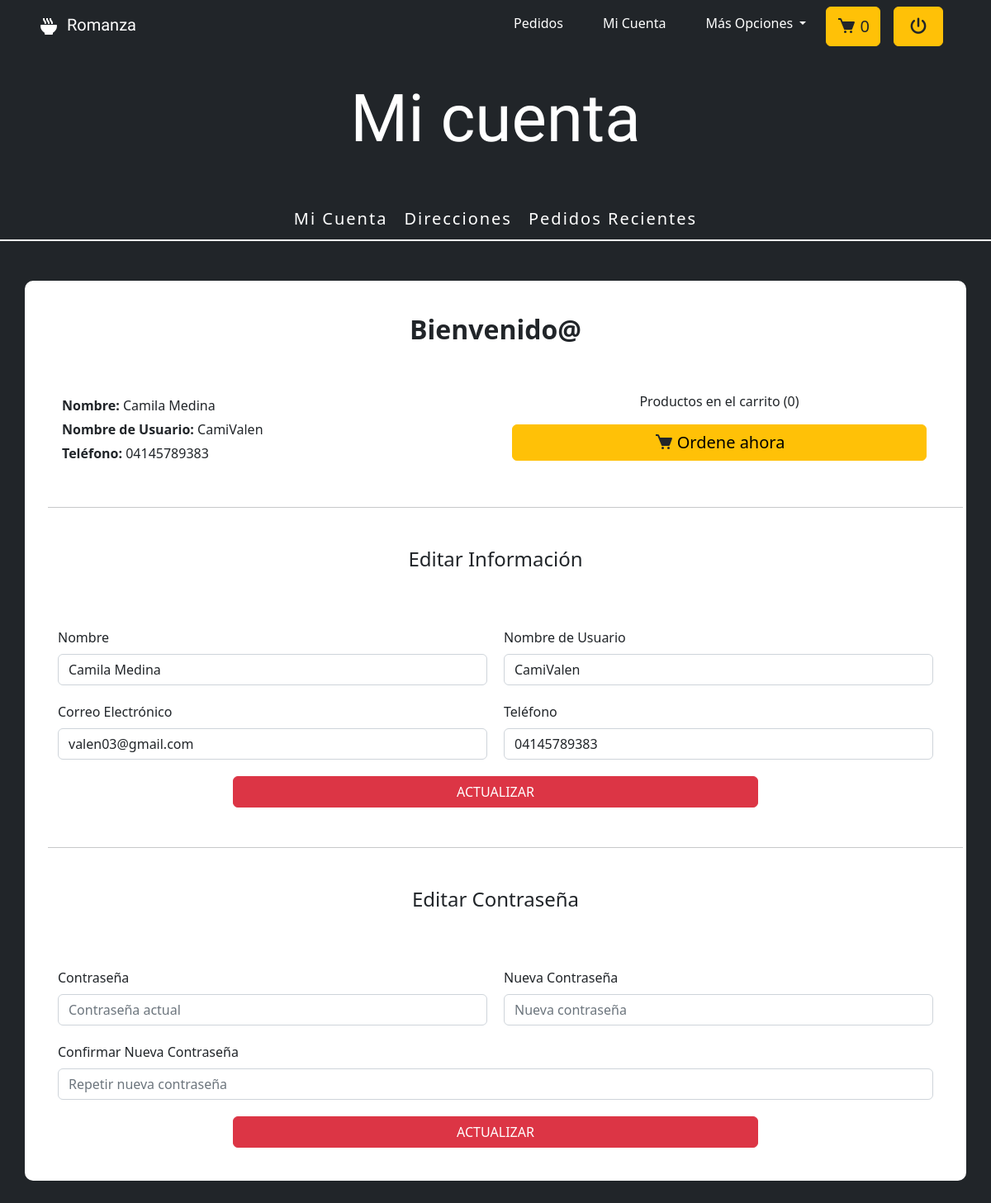
Screenshot of /index.php?romanza=mi-cuenta (signed in) with the database file from the repository.
### tables this page shows
CREATE TABLE `usuario` (
  `id_usuario` int(11) NOT NULL,
  `nombre` varchar(45) NOT NULL,
  `nombre_usuario` varchar(45) NOT NULL,
  `telefono` text NOT NULL,
  `correo` varchar(45) NOT NULL,
  `clave` varchar(45) NOT NULL,
  `id_rol` int(11) NOT NULL,
  `fecha_registro` date NOT NULL
);

### controladores/navegacion.php (called while the page is built)
<?php
    class ControladorDeNavegacion {
        static public function plantilla() {
            include ('vistas/plantilla.php');
        }
        static public function enlacesPaginasC() {
            if (isset($_GET['romanza'])) {
                $modulo = $_GET['romanza'];
            } else {
                $modulo = 'index';
            }
            $respuesta = ModeloDeNavegacion::enlacesPaginasM($modulo);
            include $respuesta;
        }
    }
?>

### index.php (called while the page is built)
<?php
    require_once ('controladores/navegacion.php');
    require_once ('modelos/navegacion.php');
    $mvc = new ControladorDeNavegacion;
    $mvc -> plantilla();
?>

### modelos/conexion.php (called while the page is built, shortened)
<?php
    class Conexion {
        public $servidor = "localhost";
        private $usuario = "root";
        private $password = "";
        private $bd = "romanza";
        private $conexion;
        public function __construct () {
            $this->conexion = new mysqli($this->servidor, $this->usuario, $this->password, $this->bd);
            mysqli_query($this->conexion, "SET NAMES 'utf8'");
        }
        public function conectar () {
            return $this->conexion;
        }
    }
?>

### controladores/Usuarios.php (called while the page is built, shortened)
<?php
class Usuarios extends Conexion {
    public function __construct() {
        $this->conexion = new Conexion();
        $this->conexion = $this->conexion->conectar();
    }
    public function datosUser($usuario) {
        $sql = mysqli_query($this->conexion, "SELECT * FROM usuario WHERE nombre_usuario = '$usuario'");
        return $sql;
    }
}

### vistas/modulos/cliente/mi-cuenta.php (the view, shortened to what this page needs)
<?php
    if (!isset($_SESSION['nombre_usuario'])) {
        ?>
            <script> window.location.href = "vistas/../index.php?romanza=login"; </script>
        <?php
    } else {
        $nombre_usuario = $_SESSION['nombre_usuario'];
        $usuario = new Usuarios();
        $datos = $usuario -> datosUser($nombre_usuario);
    }
     if (isset($_SESSION['id_rol'])) {
        if ($_SESSION['id_rol'] == 3) {
            if (!isset($total_cantidad)) {$total_cantidad = '0'; }
        }
    }
?>
<section class="py-5">
    <h1 class="text-center text-white my-5 display-1 inicio__titulo"> Mi cuenta </h1>
    <div class="mi-cuenta__menu mb-5">
        <a href="index.php?romanza=mi-cuenta" class="mi-cuenta-enlace"> Mi Cuenta </a>
        <a href="index.php?romanza=mis-direcciones" class="mi-cuenta-enlace"> Direcciones </a>
        <a href="index.php?romanza=mis-ordenes" class="mi-cuenta-enlace"> Pedidos Recientes </a>
    </div>
    <section class="container mi-cuenta">
        <h2 class="fw-bold text-center pb-5"> Bienvenido@ </h2>
        <?php
            while ($datos_usuario = mysqli_fetch_array($datos)) {
        ?>
        <article class="row">
            <div class="col-sm-12 col-md-6">
                <p class="mi-cuenta__datos"><span class="fw-bold">Nombre:</span> <?= $datos_usuario['nombre'] ?></p>
                <p class="mi-cuenta__datos"><span class="fw-bold">Nombre de Usuario:</span> <?= $datos_usuario['nombre_usuario'] ?></p>
                <p class="mi-cuenta__datos"><span class="fw-bold">Teléfono:</span> <?= $datos_usuario['telefono'] ?></p>
            </div>
            <div class="col-sm-12 col-md-6">
                <p class="text-center">Productos en el carrito (<?= $total_cantidad ?>)</p>
                <a href="index.php?romanza=pedidos" class="btn btn-warning mx-2 mi-cuenta__cta"> <img src="vistas/../publico/activos/iconos/carrito-oscuro.svg" alt="Mi Carrito" class="header__carrito"> <span class="header__carrito-cuenta">Ordene ahora</span> </a>
            </div>
            <hr class="my-5">
            <form action="#" method="POST" class="formulario" id="editar-info">
                <h4 class="text-center mb-5 mi-cuenta__editar-titulo">Editar Información</h4>
                <div class="formulario__grupo" id="grupo__nombre">
                    <label for="nombre" class="form-label login__label"> Nombre </label>
                    <div class="formulario__grupo-input">
                        <input type="text" class="form-control formulario__input" placeholder="Vanessa Barboza" name="nombre" id="nombre" value="<?= $datos_usuario['nombre'] ?>">
                    </div>
                </div>
                <div class="formulario__grupo" id="grupo__nombre_usuario">
                    <label for="nombre_usuario" class="form-label login__label"> Nombre de Usuario </label>
                    <div class="formulario__grupo-input">
                        <input type="text" class="form-control" placeholder="Vanemaru29" name="nombre_usuario" id="nombre_usuario" value="<?= $datos_usuario['nombre_usuario'] ?>">
                    </div>
                </div>
                <div class="formulario__grupo" id="grupo__correo">
                    <label for="correo" class="form-label login__label"> Correo Electrónico </label>
                    <div class="formulario__grupo-input">
                        <input type="email" class="form-control" placeholder="vanemaru29@gmail.com" name="correo" id="correo" value="<?= $datos_usuario['correo'] ?>">
                    </div>
                </div>
                <div class="formulario__grupo" id="grupo__telefono">
                    <label for="telefono" class="form-label login__label"> Teléfono </label>
                    <div class="formulario__grupo-input">
                        <input type="text" class="form-control" placeholder="04121384558" name="telefono" id="telefono" value="<?= $datos_usuario['telefono'] ?>">
                    </div>
                </div>
                <div class="d-grid m-auto formulario__grupo formulario__btn-centro editarInfo__actualizar">
                    <button type="submit" name="actualizar-info" class="formulario__btn btn btn-danger"> ACTUALIZAR </button>
                </div>
            </form>
            <hr class="my-5">
            <form action="#" method="POST" class="formulario" id="editar-clave">
                <h4 class="text-center mb-5 mi-cuenta__editar-titulo">Editar Contraseña</h4>
                <div class="formulario__grupo" id="grupo__clave">
                    <label for="clave" class="form-label login__label"> Contraseña </label>
                    <div class="formulario__grupo-input">
                        <input type="password" class="form-control" placeholder="Contraseña actual" name="clave" id="clave">
                    </div>
                </div>
                <div class="formulario__grupo" id="grupo__clave2">
                    <label for="clave2" class="form-label login__label"> Nueva Contraseña </label>
                    <div class="formulario__grupo-input">
                        <input type="password" class="form-control" placeholder="Nueva contraseña" name="clave2" id="clave2">
                    </div>
                </div>
                <div class="formulario__grupo editarInfo__tlfn" id="grupo__clave3">
                    <label for="clave3" class="form-label login__label"> Confirmar Nueva Contraseña </label>
                    <div class="formulario__grupo-input">
                        <input type="password" class="form-control" placeholder="Repetir nueva contraseña" name="clave3" id="clave3">
                    </div>
                </div>
                <div class="d-grid m-auto formulario__grupo formulario__btn-centro editarInfo__actualizar">
                    <button type="submit" name="actualizar-clave" class="formulario__btn btn btn-danger"> ACTUALIZAR </button>
                </div>
            </form>
        </article>
        <?php
            }
        ?>
    </section>
</section>

### publico/css/estilos.css (style rules this page uses)
:root { --fuente-titulos: 'Satisfy', cursive; --negro: rgb(0, 0, 0); --blanco: rgb(255, 255, 255); --gris-oscuro: rgb(33, 37, 41); --gris-medio: rgb(135, 138, 140); --gris-claro: rgb(214, 214, 215); --rojo-cta: rgb(220, 53, 69); --amarillo-cta: rgb(255, 193, 7); --verde-correcto: rgb(8, 75, 13); --sombra: rgba(135, 138, 140, .1); --sombra-clara: rgba(255, 255, 255, .2); --sombra-oscura: rgba(0, 0, 0, .2); --sombra-roja: rgba(220, 53, 69, .5); --sombra-verde: rgb(30, 209, 45, .5); --fondo-degradado: linear-gradient(#212529 2%, #720026 20%, #ce4257 60%, #720026 100%); --verde-correcto: #1ed12d; --rojo-incorrecto: #bb2929; }
body { background-color: var(--gris-oscuro); }
.header__carrito { font-size: 20px; margin-top: -8px; }
.header__carrito-cuenta { font-size: 20px; }
.login__label { float: left; }
.formulario { display: grid; grid-template-columns: 1fr 1fr; gap: 20px; }
.mi-cuenta__editar-titulo, .editarInfo__tlfn, .editarInfo__actualizar { grid-column: span 2; }
.formulario__grupo-input { position: relative; }
.formulario__btn-centro { width: 60%; margin-left: auto; margin-right: auto; }
.inicio__titulo { font-family: var(--fuente-titulos); }
.mi-cuenta { display: block; padding: 40px; background-color: var(--blanco); border-radius: 10px; }
.mi-cuenta__datos { margin: 5px; }
.mi-cuenta__cta { display: block; margin-left: auto; margin-right: auto; }
.mi-cuenta__menu { display: flex; justify-content: center; align-items: center; margin-bottom: 20px; border-bottom: 2px solid var(--blanco); }
.mi-cuenta-enlace { padding: 10px; color: var(--blanco); text-decoration: none; font-size: 20px; font-weight: 300; letter-spacing: 2px; transition: all .5s; }

### rows the page displays
usuario: nombre "Camila Medina", nombre_usuario "CamiValen", telefono "04145789383", correo "valen03@gmail.com"

### other values shown
$total_cantidad "0"
